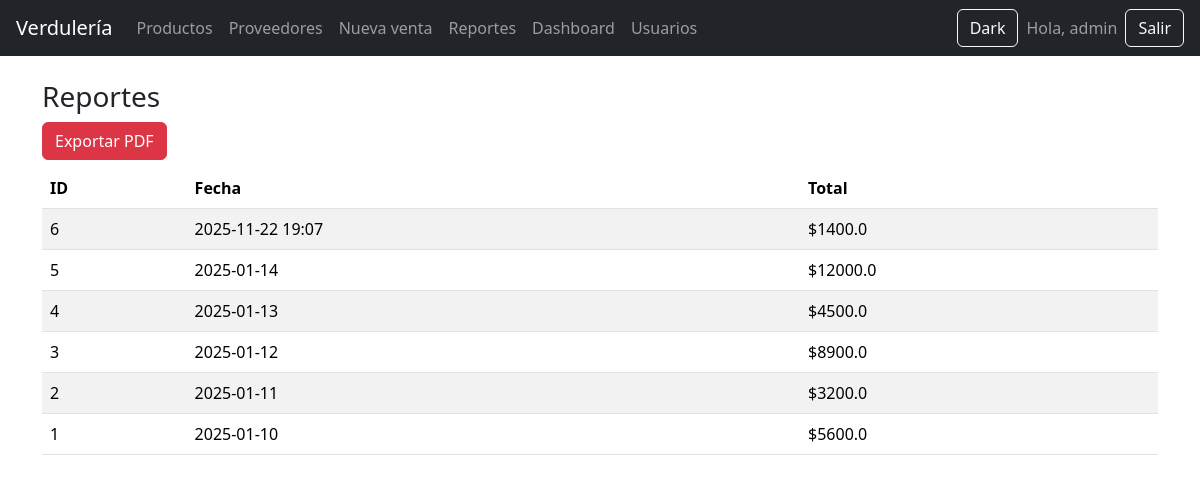
The page /reportes/ (signed in) on the database as committed earlier.
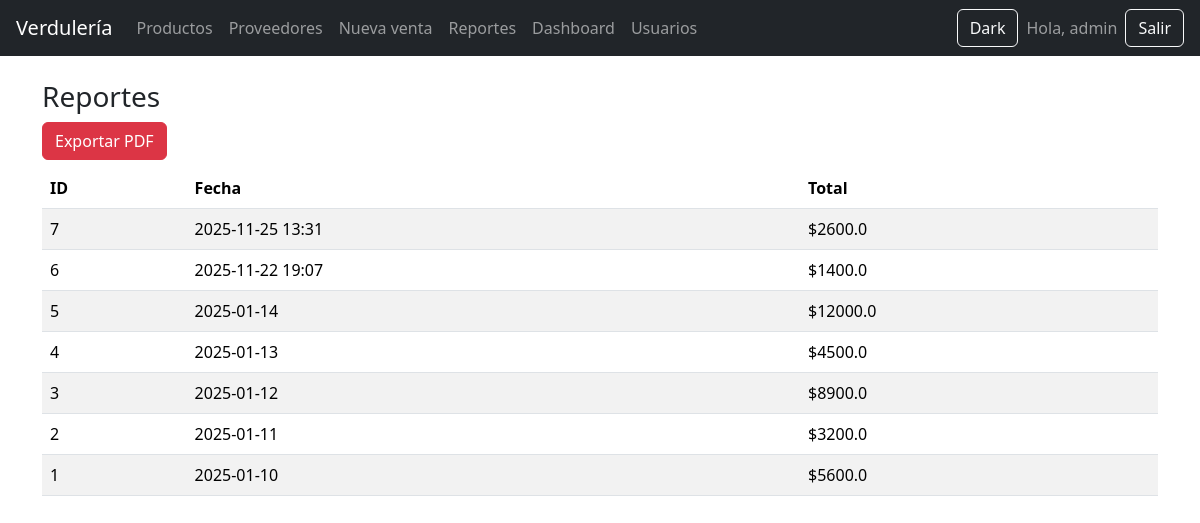
The same page on the database as committed later.
### tables this page shows
CREATE TABLE ventas (
        id INTEGER PRIMARY KEY AUTOINCREMENT,
        fecha TEXT NOT NULL,
        total REAL NOT NULL
    );

### app/routes/reportes.py (the view)
@reportes_bp.route("/")
@login_required
def index():
    db = get_db()
    ventas = db.execute("SELECT * FROM ventas ORDER BY fecha DESC LIMIT 50").fetchall()
    return render_template("reportes/reportes.html", ventas=ventas)

### app/__init__.py (called while the page is built)
def create_app():
    app = Flask(__name__)
    app.secret_key = "clave-super-secreta"
    app.register_blueprint(auth_bp)
    app.register_blueprint(productos_bp)
    app.register_blueprint(ventas_bp)
    app.register_blueprint(reportes_bp)
    app.register_blueprint(admin_bp)
    app.register_blueprint(usuarios_bp)
    app.register_blueprint(proveedores_bp)
    @app.route("/")
    def index():
        return render_template("index.html")
    @app.teardown_appcontext
    def teardown_db(exception):
        close_db()
    return app

### db.py (called while the page is built)
def get_db():
    if "db" not in g:
        g.db = sqlite3.connect(DB_NAME)
        g.db.row_factory = sqlite3.Row
    return g.db

### app/templates/reportes/reportes.html
{% extends "base.html" %}
{% block contenido %}
<h3>Reportes</h3>
<a href="/reportes/export/pdf" class="btn btn-danger mb-2">Exportar PDF</a>
<table class="table table-striped">
<thead>
<tr>
    <th>ID</th>
    <th>Fecha</th>
    <th>Total</th>
</tr>
</thead>
<tbody>
{% for v in ventas %}
<tr>
    <td>{{v.id}}</td>
    <td>{{v.fecha}}</td>
    <td>${{v.total}}</td>
</tr>
{% endfor %}
</tbody>
</table>
{% endblock %}

Rows that differ between the two databases and show on the page:
added ventas: id "7", fecha "2025-11-25 13:31", total "2600.0"
